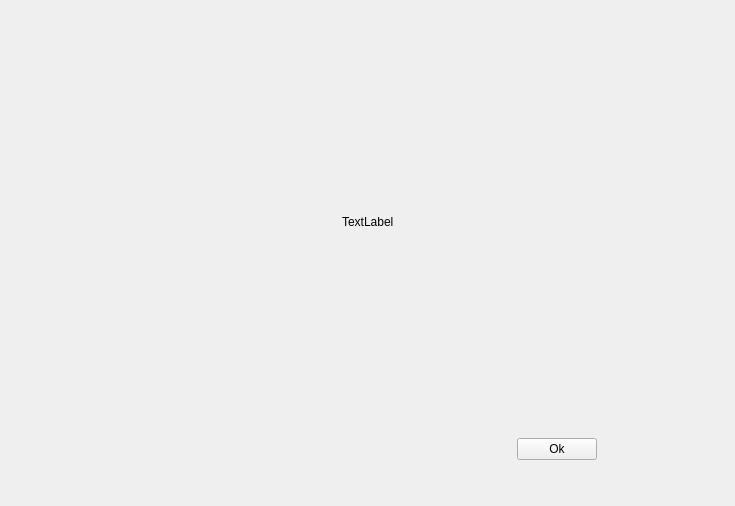
<?xml version="1.0" encoding="UTF-8"?>
<ui version="4.0">
 <class>Thumbbass</class>
 <widget class="QWidget" name="Thumbbass">
  <property name="geometry">
   <rect>
    <x>0</x>
    <y>0</y>
    <width>735</width>
    <height>506</height>
   </rect>
  </property>
  <property name="windowTitle">
   <string>Form</string>
  </property>
  <layout class="QGridLayout" name="gridLayout">
   <item row="0" column="0">
    <layout class="QVBoxLayout" name="verticalLayout" stretch="1,10,1,1,1">
     <item>
      <spacer name="verticalSpacer">
       <property name="orientation">
        <enum>Qt::Vertical</enum>
       </property>
       <property name="sizeHint" stdset="0">
        <size>
         <width>20</width>
         <height>40</height>
        </size>
       </property>
      </spacer>
     </item>
     <item>
      <layout class="QHBoxLayout" name="horizontalLayout_2" stretch="0,0,0">
       <item>
        <spacer name="horizontalSpacer_3">
         <property name="orientation">
          <enum>Qt::Horizontal</enum>
         </property>
         <property name="sizeHint" stdset="0">
          <size>
           <width>40</width>
           <height>20</height>
          </size>
         </property>
        </spacer>
       </item>
       <item>
        <widget class="QLabel" name="label">
         <property name="text">
          <string>TextLabel</string>
         </property>
        </widget>
       </item>
       <item>
        <spacer name="horizontalSpacer_4">
         <property name="orientation">
          <enum>Qt::Horizontal</enum>
         </property>
         <property name="sizeHint" stdset="0">
          <size>
           <width>40</width>
           <height>20</height>
          </size>
         </property>
        </spacer>
       </item>
      </layout>
     </item>
     <item>
      <spacer name="verticalSpacer_2">
       <property name="orientation">
        <enum>Qt::Vertical</enum>
       </property>
       <property name="sizeHint" stdset="0">
        <size>
         <width>20</width>
         <height>40</height>
        </size>
       </property>
      </spacer>
     </item>
     <item>
      <layout class="QHBoxLayout" name="horizontalLayout" stretch="4,0,1">
       <item>
        <spacer name="horizontalSpacer">
         <property name="orientation">
          <enum>Qt::Horizontal</enum>
         </property>
         <property name="sizeHint" stdset="0">
          <size>
           <width>40</width>
           <height>20</height>
          </size>
         </property>
        </spacer>
       </item>
       <item>
        <widget class="QPushButton" name="pushButton">
         <property name="text">
          <string>Ok</string>
         </property>
        </widget>
       </item>
       <item>
        <spacer name="horizontalSpacer_2">
         <property name="orientation">
          <enum>Qt::Horizontal</enum>
         </property>
         <property name="sizeHint" stdset="0">
          <size>
           <width>40</width>
           <height>20</height>
          </size>
         </property>
        </spacer>
       </item>
      </layout>
     </item>
     <item>
      <spacer name="verticalSpacer_3">
       <property name="orientation">
        <enum>Qt::Vertical</enum>
       </property>
       <property name="sizeHint" stdset="0">
        <size>
         <width>20</width>
         <height>40</height>
        </size>
       </property>
      </spacer>
     </item>
    </layout>
   </item>
  </layout>
 </widget>
 <resources/>
 <connections>
  <connection>
   <sender>pushButton</sender>
   <signal>clicked()</signal>
   <receiver>Thumbbass</receiver>
   <slot>close()</slot>
   <hints>
    <hint type="sourcelabel">
     <x>552</x>
     <y>439</y>
    </hint>
    <hint type="destinationlabel">
     <x>367</x>
     <y>252</y>
    </hint>
   </hints>
  </connection>
 </connections>
</ui>
